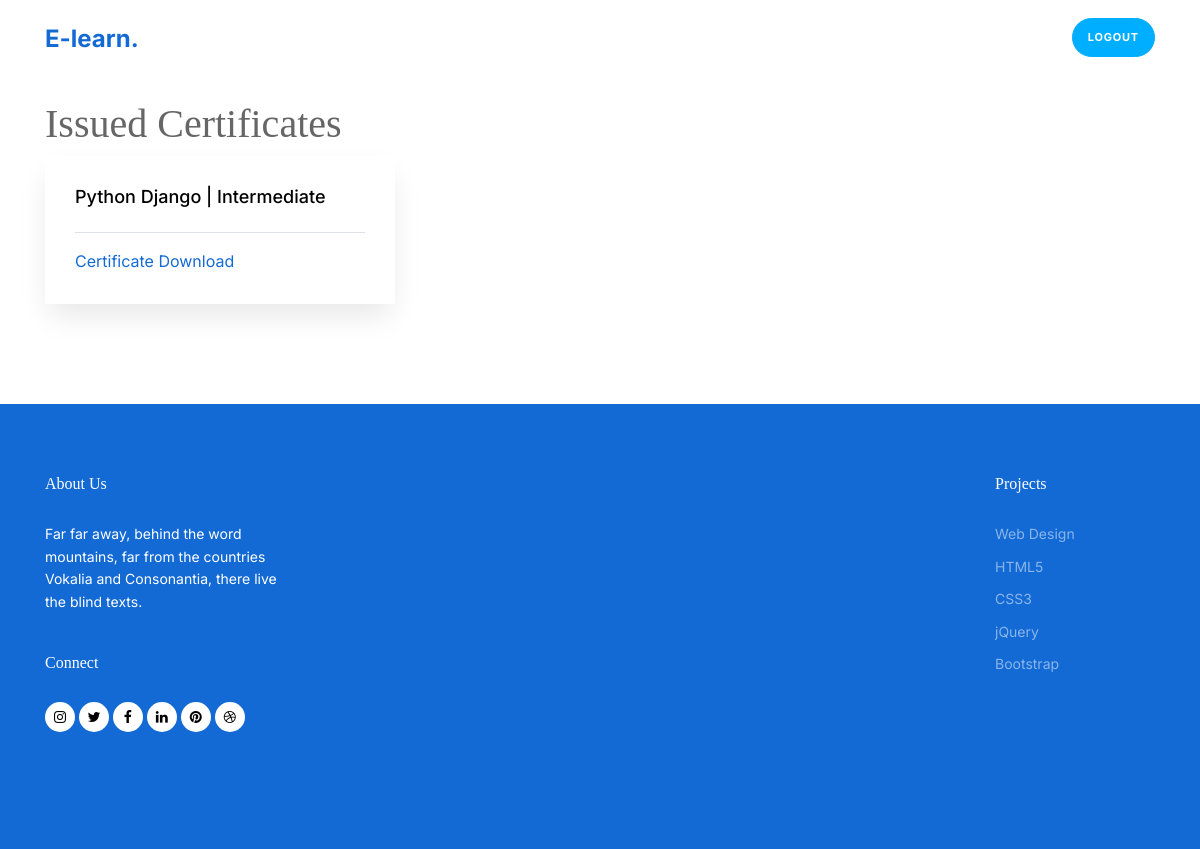
The app's page /course/certificates/ (signed in) with its own data.
### core/models.py (models this page shows, shortened)
class Certificate(models.Model):
    student = models.ForeignKey(CustomUser, on_delete=models.CASCADE)
    certificate_template = models.ForeignKey(CertificateTemplate, on_delete=models.SET_NULL, null=True, blank=True)
    issued_date = models.DateField(auto_now_add=True)
    certificate_file = models.FileField(upload_to='certificates/', null=True, blank=True)

class CertificateTemplate(models.Model):
    template_file = models.FileField(upload_to='certificate_templates/')
    course = models.OneToOneField(Course, on_delete=models.CASCADE, related_name='template')
    min_avg_score = models.FloatField(default=35.0)

class Course(models.Model):
    DIFFICULTY_LEVEL_CHOICES = [
        ('Beginner', 'Beginner'),
        ('Intermediate', 'Intermediate'),
        ('Advanced', 'Advanced'),
    ]
    title = models.CharField(max_length=200)
    description = models.TextField()
    instructor = models.ForeignKey(CustomUser, limit_choices_to={'role': 'instructor'}, on_delete=models.SET_NULL, null=True, blank=True)
    category = models.ForeignKey('CourseCategory', on_delete=models.SET_NULL, null=True, blank=True,related_name='course')
    prerequisites = models.ManyToManyField('self', blank=True, symmetrical=False, related_name='required_by')
    difficulty_level = models.CharField(max_length=50, choices=DIFFICULTY_LEVEL_CHOICES)
    is_published = models.BooleanField(default=False)
    created_at = models.DateTimeField(auto_now_add=True)
    updated_at = models.DateTimeField(auto_now=True)

### student/views.py (the view)
# urls.py: path('certificates/', CertificateListView.as_view(), name='certificate_list'),
class CertificateListView(View):
    def get(self, request, *args, **kwargs):
        certificates = Certificate.objects.filter(student=request.user)
        return render(request, 'student_certificate.html', {'certificates': certificates})

### student/templates/student_certificate.html (shortened to what this page needs)
{% extends "base1.html" %}
{% load static %}
{% block body_block %}
<div class="untree_co-section">
    <div class="container">
        <h1>Issued Certificates</h1>
        <div class="row align-items-stretch">
            {% for certificate in certificates %}
            <div class="col-12 col-sm-6 col-md-6 col-lg-4 mb-4 mb-lg-0 ">
              <div class="custom-media">
                <div class="custom-media-body ">
                  <h3>{{ certificate.certificate_template.course.title }} | {{certificate.certificate_template.course.difficulty_level}}</h3>
                  <div class="border-top d-flex justify-content-between pt-3 mt-3 align-items-center">
                    <div>
                      <a href="{{ certificate.certificate_file.url }}">Certificate Download</a>
                    </div>
                  </div>
                </div>
              </div>
            </div>
            {%endfor%}
          </div>
    </div>
</div>
{% endblock %}

### instructor/static/instructor/css/style.css (style rules this page uses)
body { font-family: "Inter", sans-serif; line-height: 1.6; background-color: #ffffff; overflow-x: hidden; font-size: 16px; color: #666; }
body:before { content: ""; position: fixed; top: 0; left: 0; z-index: 99; right: 0; bottom: 0; background: rgba(0, 0, 0, 0.2); opacity: 0; visibility: hidden; -webkit-transition: .3s all ease; -o-transition: .3s all ease; transition: .3s all ease; }
a { color: #136ad5; -webkit-transition: .3s all ease; -o-transition: .3s all ease; transition: .3s all ease; }
h1, .h1, h2, .h2, h3, .h3, h4, .h4 { font-family: "Display Playfair", serif; color: #black; }
.untree_co-section { padding: 100px 0; position: relative; }
.custom-media { background: #ffffff; -webkit-box-shadow: 0 15px 30px -5px rgba(0, 0, 0, 0.1); box-shadow: 0 15px 30px -5px rgba(0, 0, 0, 0.1); }
.custom-media h3 { font-family: "Inter", sans-serif; font-size: 18px; color: #000000; }
.custom-media .custom-media-body { padding: 30px; }

### records on screen
Certificate: certificate_template.course "Python Django", certificate_template.course.difficulty_level "Intermediate"
